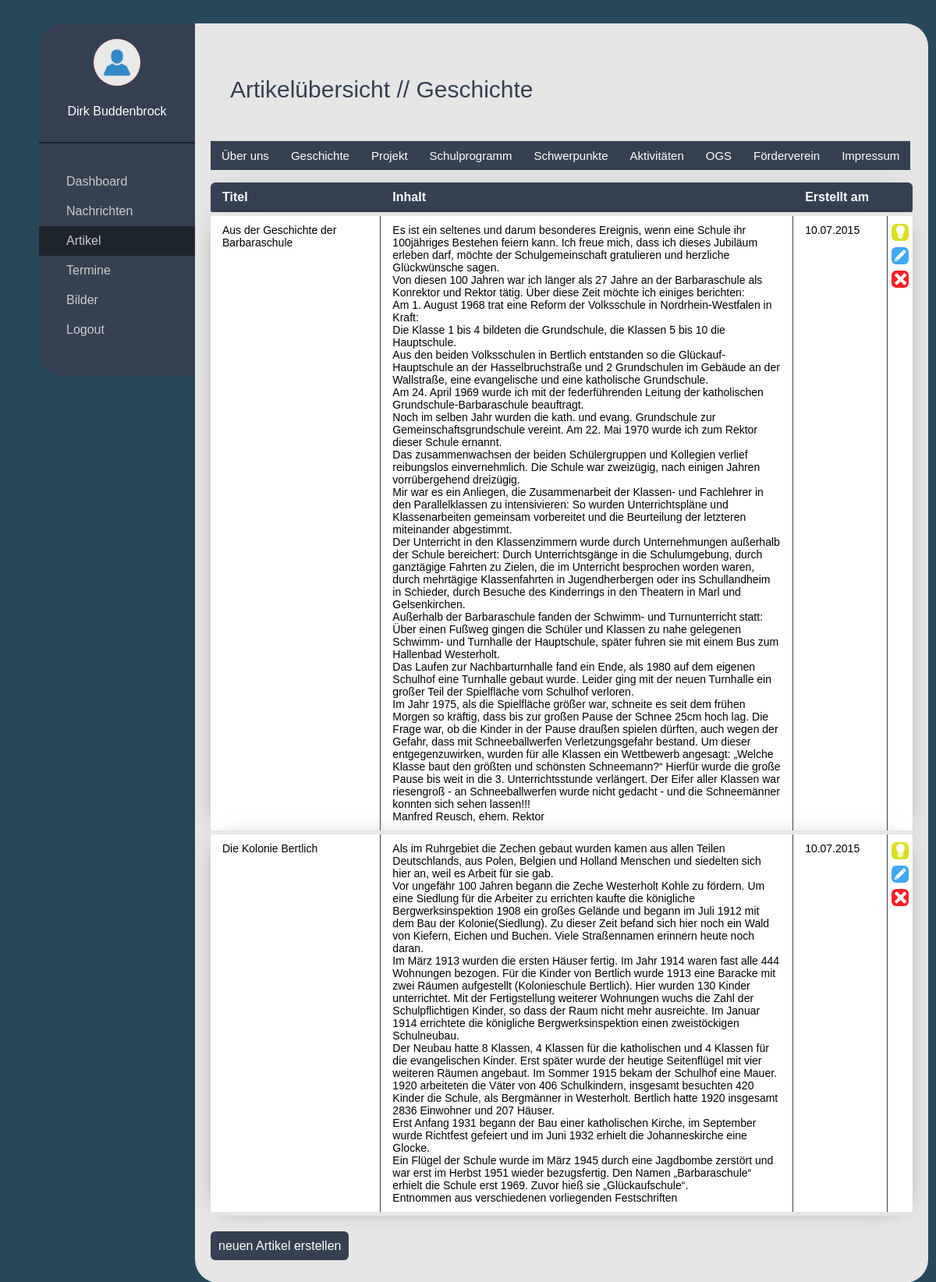
The page /cms/article.php?page=history (signed in) on the database its author committed.
### tables this page shows
CREATE TABLE IF NOT EXISTS `content` (
`id` int(11) NOT NULL,
  `title` text NOT NULL,
  `content` text NOT NULL,
  `page` text NOT NULL,
  `show_article` int(1) NOT NULL,
  `created` timestamp NOT NULL DEFAULT CURRENT_TIMESTAMP
);

### cms/article.php (the view, shortened to what this page needs)
<?php
	if(isset($_REQUEST['page'])){
		$page = mysql_real_escape_string($_REQUEST['page']);
		if($page == "aboutus"){			$pagetitle = "Über uns";}
		else if($page == "history"){	$pagetitle = "Geschichte";}
		$sql = "SELECT * FROM content WHERE page = '".$page."'";
		$res = mysql_query($sql) or error_log(mysql_error());
	}else{
		$pagetitle = "";
	}
?>
<!DOCTYPE html>
<html>
	<head>
		<link rel="stylesheet" href="css/style.css" />
	</head>
	<body>
		<section id="body">
			<aside>
				<img src="img/avatar.png" title="Dirk Buddenbrock"/>
				<p>Dirk Buddenbrock</p>
				<hr />
				<nav>
					<ul>
						<li><a href="index.php" title="Dashboard">Dashboard</a></li>
						<li><a href="message.php" title="Nachrichten">Nachrichten</a></li>
						<li><a href="article.php" id="active" title="Artikel">Artikel</a></li>
						<li><a href="date.php" title="Termine">Termine</a></li>
						<li><a href="image.php" title="Bilder">Bilder</a></li>
						<li><a href="login.php" title="Logout">Logout</a></li>
					</ul>
				</nav>
			</aside>
			<section id="content">
				<h1>Artikel&uuml;bersicht // <?=($pagetitle)?></h1>
				<nav>
					<ul>
						<li><a title="&Uuml;beruns" href="article.php?page=aboutus">&Uuml;ber uns</a></li>
						<li><a title="Geschichte" href="article.php?page=history">Geschichte</a></li>
						<li><a title="Projekte" href="article.php?page=project">Projekt</a></li>
						<li><a title="Schulprogramm" href="article.php?page=program">Schulprogramm</a></li>
						<li><a title="Schwerpunkte" href="article.php?page=mainfocus">Schwerpunkte</a></li>
						<li><a title="Aktivit&auml;ten" href="article.php?page=activity">Aktivit&auml;ten</a></li>
						<li><a title="OGS" href="article.php?page=ogs">OGS</a></li>
						<li><a title="F&ouml;rderverein" href="article.php?page=foundation">F&ouml;rderverein</a></li>
						<li><a title="Impressum" href="article.php?page=impressum">Impressum</a></li>
					</ul>
				</nav>
				<br/><br/>
<?php
	if(isset($_REQUEST['page'])){
?>
<br/>
				<table>
					<tr>
						<th>Titel</th>
						<th>Inhalt</th>
						<th>Erstellt am</th>
						<th></th>
					</tr>
					<?php
						while($dsatz = mysql_fetch_assoc($res)){
							$id = $dsatz['id'];
							$title = $dsatz['title'];
							$content = $dsatz['content'];
							$created = date("d.m.Y", strtotime($dsatz['created']));
							if($dsatz['show_article'] == "1"){
								$light = "on";
							}else{
								$light = "off";
							}
					?>
					<tr>
						<td><?=($title)?></td>
						<td><?=($content)?></td>
						<td><?=($created)?></td>
						<td>
							<a href="article_show.php?id=<?=($id)?>" title="ausblenden"><img src="img/light_<?=($light)?>.png"/></a>
							<a href="article_edit.php?id=<?=($id)?>" title="bearbeiten"><img src="img/edit.png"/></a>
							<a href="article_delete.php?id=<?=($id)?>" title="l&ouml;schen"><img src="img/delete.png"/>
						</td>
					</tr>
					<?php
						}
					?>
				</table>
				<a role="btn" title="neuen Artikel" href="article_edit.php?page=<?=($page)?>">neuen Artikel erstellen</a><br/><br/>
<?php
	}else{
?>
				<br/>Bitte w&auml;hlen Sie eine Seite.
<?php
	}
?>
			</section>
		</section>
	</body>
</html>

### cms/css/style.css (style rules this page uses)
* { margin: 0px; padding: 0px; font-family: Helvetica; }
body { background-color: #27485B; }
section#body { width: 1100px; height: 90%; margin: 30px auto 0px auto; }
aside { position: fixed; float: left; width: 200px; height: auto; padding-bottom: 40px; background-color: #354052; border-radius: 30px 0px 0px 30px; }
aside img { width: 60px; height: 60px; border-radius: 60px; background-color: red; margin: 20px 70px; }
aside hr { width: 100%; height: 2px; background-color: #1E242E; margin: 30px 0px; border: none; }
aside p { color: #FFF; text-align: center; }
aside ul { list-style: none; }
aside a { display: block; text-decoration: none; color: #CCC; padding: 10px 0px 10px 35px; -webkit-transition: background 0.3s ease-out 0s; -moz-transition: background 0.3s ease-out 0s; -o-transition: background 0.3s ease-out 0s; transition: background 0.3s ease-out 0s; }
aside a:hover, #active { background-color: #1E242E; }
section#content { width: 900px; height: auto; min-height: 800px; margin-left: 200px; background-color: #E6E6E6; padding: 20px; margin-bottom: 30px; border-radius: 0px 30px 30px 30px; }
h1 { padding: 48px 25px; font-size: 30px; color: #354052; font-weight: normal; }
a[role="btn"], input[role="btn"] { background-color: #354052; color: #FFF; text-decoration: none; padding: 10px; border-radius: 6px; }

### cms/css/dashboard.css (style rules this page uses)
a { text-decoration: none; }

### cms/css/article.css (style rules this page uses)
section#content nav { width: 900px; height: auto; }
section#content nav ul { list-style: none; clear: both; }
section#content nav li { float: left; }
section#content nav a { text-decoration: none; display: block; padding: 10px 14px 10px 14px; border-top: 1px solid #CCC; background-color: #354052; font-size: 15px; color: #FFF; border-radius: 0px; }
section#content table { width: 900px; border-collapse: collapse; margin-bottom: 30px; }
section#content tr { border-bottom: 5px solid #E6E6E6; -webkit-box-shadow: 0px 0px 30px -17px rgba(0,0,0,0.75); -moz-box-shadow: 0px 0px 30px -17px rgba(0,0,0,0.75); box-shadow: 0px 0px 30px -17px rgba(0,0,0,0.75); }
section#content th, section#content td { padding: 10px 15px; }
section#content th { background-color: #354052; color: #FFF; text-align: left; border-right: 1px solid #354052; }
section#content th:nth-child(1) { width: 188px; border-radius: 6px 0px 0px 6px; }
section#content th:nth-child(2) { width: 500px; }
section#content th:nth-child(3) { width: 90px; }
section#content th:nth-child(4) { padding: 10px 5px; border-right: none; border-radius: 0px 6px 6px 0px; }
section#content td { background-color: #FFF; border-right: 1px solid #354052; font-size: 14px; vertical-align: top; }
section#content td:nth-child(1) { border-radius: 6px 0px 0px 6px; }
section#content td:nth-child(4) { width: 22px; text-align: center; border-right: none; padding: 10px 5px; border-radius: 0px 6px 6px 0px; }
section#content td:nth-child(4) img { margin-bottom: 5px; }
td a { text-decoration: none; color: #354052; }
td img { max-height: 200px; max-width: 200px; border-radius: 6px; }

### rows shown on the page
content: title "Aus der Geschichte der Barbaraschule", content "Es ist ein seltenes und darum besonderes Ereignis, wenn eine Schule ihr 100jähriges Bestehen feiern kann. Ich freue mich, dass ich dieses Jubiläum erleben darf, möchte der Schulgemeinschaft gratulieren und herzliche Glückwünsche sagen. Von diesen 100 Jahren war ich länger als 27 Jahre an der Barbaraschule als Konrektor und Rektor tätig. Über diese Zeit möchte ich einiges berichten: Am 1. August 1968 trat eine Reform der Volksschule in Nordrhein-Westfalen in Kraft: Die Klasse 1 bis 4 bildeten die Grundschule, die Klassen 5 bis 10 die Hauptschule. Aus den beiden Volksschulen in Bertlich entstanden so die Glückauf-Hauptschule an der Hasselbruchstraße und 2 Grundschulen im Gebäude an der…", created "10.07.2015"
content: title "Die Kolonie Bertlich", content "Als im Ruhrgebiet die Zechen gebaut wurden kamen aus allen Teilen Deutschlands, aus Polen, Belgien und Holland Menschen und siedelten sich hier an, weil es Arbeit für sie gab. Vor ungefähr 100 Jahren begann die Zeche Westerholt Kohle zu fördern. Um eine Siedlung für die Arbeiter zu errichten kaufte die königliche Bergwerksinspektion 1908 ein großes Gelände und begann im Juli 1912 mit dem Bau der Kolonie(Siedlung). Zu dieser Zeit befand sich hier noch ein Wald von Kiefern, Eichen und Buchen. Viele Straßennamen erinnern heute noch daran. Im März 1913 wurden die ersten Häuser fertig. Im Jahr 1914 waren fast alle 444 Wohnungen bezogen. Für die Kinder von Bertlich wurde 1913 eine Baracke mit…", created "10.07.2015"

### other values the page prints
$pagetitle "Geschichte"
